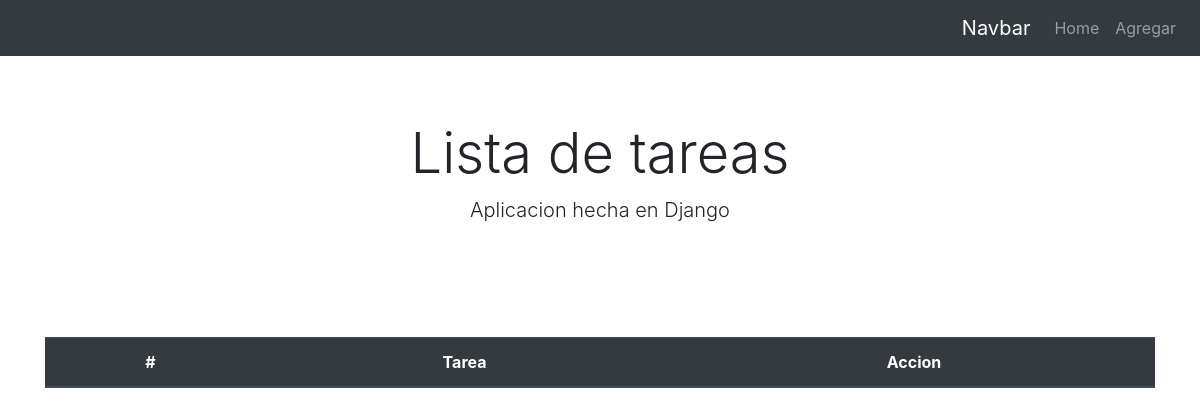
/, run on an earlier commit of the app's database.
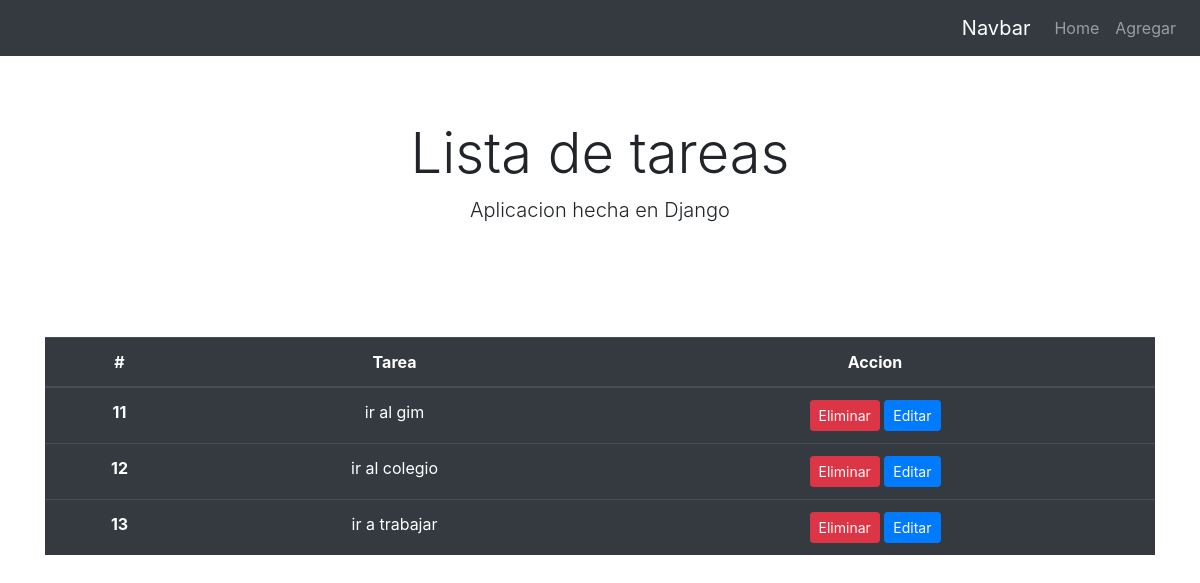
And on a later commit of the database.
### apptd/models.py (models this page shows)
class Tarea(models.Model):
    tarea = models.CharField(max_length=100)
    def __str__(self):
        return self.tarea

### apptd/views.py (the view)
# urls.py: path("", views.home, name="home"),
def home(request):
    tareas=Tarea.objects.all()
    context={'tareas':tareas}
    return render(request, 'apptd/home.html', context)

### apptd/templates/apptd/home.html
{% extends 'apptd/layout.html' %}
{% block content %}
<div class="container text-center">
<table class="table table-hover table-dark">
    <thead>
      <tr>
        <th scope="col">#</th>
        <th scope="col">Tarea</th>
        <th scope="col">Accion</th>
      </tr>
    </thead>
    <tbody>
        {% for tarea in tareas %}
      <tr>
        <th scope="row">{{ tarea.id }}</th>
        <td>{{ tarea }}</td>
        <td>
            <a class="btn btn-danger btn-sm" href="{% url 'eliminar' tarea.id %}">Eliminar</a>
            <a class="btn btn-primary btn-sm" href="{% url 'editar' tarea.id %}">Editar</a>
        </td>
      </tr>
      {% endfor %}
    </tbody>
  </table>
</div>
{% endblock %}

What changed in the data, as far as the page shows it:
added Tarea: id "11", tarea "ir al gim"
added Tarea: id "12", tarea "ir al colegio"
added Tarea: id "13", tarea "ir a trabajar"
